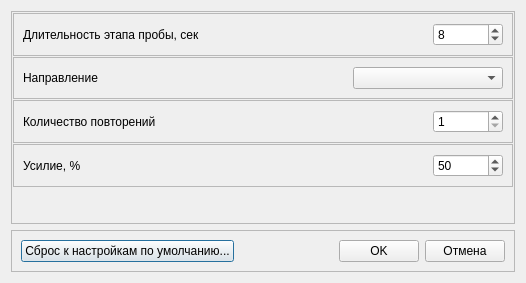
<?xml version="1.0" encoding="UTF-8"?>
<ui version="4.0">
 <class>StepOffsetParamsDialog</class>
 <widget class="QDialog" name="StepOffsetParamsDialog">
  <property name="geometry">
   <rect>
    <x>0</x>
    <y>0</y>
    <width>526</width>
    <height>283</height>
   </rect>
  </property>
  <property name="windowTitle">
   <string>Параметры теста &quot;Ступени&quot;</string>
  </property>
  <layout class="QVBoxLayout" name="verticalLayout">
   <item>
    <widget class="QFrame" name="frame">
     <property name="frameShape">
      <enum>QFrame::StyledPanel</enum>
     </property>
     <property name="frameShadow">
      <enum>QFrame::Raised</enum>
     </property>
     <layout class="QVBoxLayout" name="verticalLayout_2">
      <property name="spacing">
       <number>1</number>
      </property>
      <property name="leftMargin">
       <number>1</number>
      </property>
      <property name="topMargin">
       <number>1</number>
      </property>
      <property name="rightMargin">
       <number>1</number>
      </property>
      <property name="bottomMargin">
       <number>1</number>
      </property>
      <item>
       <widget class="QFrame" name="frStageTime">
        <property name="frameShape">
         <enum>QFrame::StyledPanel</enum>
        </property>
        <property name="frameShadow">
         <enum>QFrame::Raised</enum>
        </property>
        <layout class="QHBoxLayout" name="horizontalLayout">
         <item>
          <widget class="QLabel" name="lblStageTime">
           <property name="text">
            <string>Длительность этапа пробы, сек</string>
           </property>
          </widget>
         </item>
         <item>
          <spacer name="horizontalSpacer">
           <property name="orientation">
            <enum>Qt::Horizontal</enum>
           </property>
           <property name="sizeHint" stdset="0">
            <size>
             <width>40</width>
             <height>20</height>
            </size>
           </property>
          </spacer>
         </item>
         <item>
          <widget class="QSpinBox" name="edStageTime">
           <property name="minimumSize">
            <size>
             <width>70</width>
             <height>0</height>
            </size>
           </property>
           <property name="minimum">
            <number>1</number>
           </property>
           <property name="maximum">
            <number>30</number>
           </property>
           <property name="value">
            <number>8</number>
           </property>
          </widget>
         </item>
        </layout>
       </widget>
      </item>
      <item>
       <widget class="QFrame" name="frDirection">
        <property name="frameShape">
         <enum>QFrame::StyledPanel</enum>
        </property>
        <property name="frameShadow">
         <enum>QFrame::Raised</enum>
        </property>
        <layout class="QHBoxLayout" name="horizontalLayout_2">
         <item>
          <widget class="QLabel" name="lblDirection">
           <property name="text">
            <string>Направление</string>
           </property>
          </widget>
         </item>
         <item>
          <spacer name="horizontalSpacer_2">
           <property name="orientation">
            <enum>Qt::Horizontal</enum>
           </property>
           <property name="sizeHint" stdset="0">
            <size>
             <width>40</width>
             <height>20</height>
            </size>
           </property>
          </spacer>
         </item>
         <item>
          <widget class="QComboBox" name="cbDirection">
           <property name="minimumSize">
            <size>
             <width>150</width>
             <height>0</height>
            </size>
           </property>
          </widget>
         </item>
        </layout>
       </widget>
      </item>
      <item>
       <widget class="QFrame" name="frRepeatCount">
        <property name="frameShape">
         <enum>QFrame::StyledPanel</enum>
        </property>
        <property name="frameShadow">
         <enum>QFrame::Raised</enum>
        </property>
        <layout class="QHBoxLayout" name="horizontalLayout_3">
         <item>
          <widget class="QLabel" name="lblRepeatCount">
           <property name="text">
            <string>Количество повторений</string>
           </property>
          </widget>
         </item>
         <item>
          <spacer name="horizontalSpacer_3">
           <property name="orientation">
            <enum>Qt::Horizontal</enum>
           </property>
           <property name="sizeHint" stdset="0">
            <size>
             <width>40</width>
             <height>20</height>
            </size>
           </property>
          </spacer>
         </item>
         <item>
          <widget class="QSpinBox" name="edRepeatCount">
           <property name="minimumSize">
            <size>
             <width>70</width>
             <height>0</height>
            </size>
           </property>
           <property name="minimum">
            <number>1</number>
           </property>
           <property name="maximum">
            <number>10</number>
           </property>
          </widget>
         </item>
        </layout>
       </widget>
      </item>
      <item>
       <widget class="QFrame" name="frForce">
        <property name="frameShape">
         <enum>QFrame::StyledPanel</enum>
        </property>
        <property name="frameShadow">
         <enum>QFrame::Raised</enum>
        </property>
        <layout class="QHBoxLayout" name="horizontalLayout_4">
         <item>
          <widget class="QLabel" name="lblForce">
           <property name="text">
            <string>Усилие, %</string>
           </property>
          </widget>
         </item>
         <item>
          <spacer name="horizontalSpacer_4">
           <property name="orientation">
            <enum>Qt::Horizontal</enum>
           </property>
           <property name="sizeHint" stdset="0">
            <size>
             <width>282</width>
             <height>20</height>
            </size>
           </property>
          </spacer>
         </item>
         <item>
          <widget class="QSpinBox" name="edForce">
           <property name="minimumSize">
            <size>
             <width>70</width>
             <height>0</height>
            </size>
           </property>
           <property name="minimum">
            <number>20</number>
           </property>
           <property name="maximum">
            <number>100</number>
           </property>
           <property name="singleStep">
            <number>10</number>
           </property>
           <property name="value">
            <number>50</number>
           </property>
          </widget>
         </item>
        </layout>
       </widget>
      </item>
      <item>
       <spacer name="verticalSpacer">
        <property name="orientation">
         <enum>Qt::Vertical</enum>
        </property>
        <property name="sizeHint" stdset="0">
         <size>
          <width>20</width>
          <height>40</height>
         </size>
        </property>
       </spacer>
      </item>
     </layout>
    </widget>
   </item>
   <item>
    <widget class="QFrame" name="frame_3">
     <property name="frameShape">
      <enum>QFrame::StyledPanel</enum>
     </property>
     <property name="frameShadow">
      <enum>QFrame::Raised</enum>
     </property>
     <layout class="QHBoxLayout" name="horizontalLayout_11">
      <item>
       <widget class="QPushButton" name="btnDefault">
        <property name="text">
         <string>Сброс к настройкам по умолчанию...</string>
        </property>
       </widget>
      </item>
      <item>
       <spacer name="horizontalSpacer_8">
        <property name="orientation">
         <enum>Qt::Horizontal</enum>
        </property>
        <property name="sizeHint" stdset="0">
         <size>
          <width>40</width>
          <height>20</height>
         </size>
        </property>
       </spacer>
      </item>
      <item>
       <widget class="QPushButton" name="btnOK">
        <property name="text">
         <string>OK</string>
        </property>
       </widget>
      </item>
      <item>
       <widget class="QPushButton" name="btnCancel">
        <property name="text">
         <string>Отмена</string>
        </property>
       </widget>
      </item>
     </layout>
    </widget>
   </item>
  </layout>
 </widget>
 <resources/>
 <connections>
  <connection>
   <sender>btnOK</sender>
   <signal>clicked()</signal>
   <receiver>StepOffsetParamsDialog</receiver>
   <slot>on_ok()</slot>
   <hints>
    <hint type="sourcelabel">
     <x>350</x>
     <y>217</y>
    </hint>
    <hint type="destinationlabel">
     <x>466</x>
     <y>180</y>
    </hint>
   </hints>
  </connection>
  <connection>
   <sender>btnCancel</sender>
   <signal>clicked()</signal>
   <receiver>StepOffsetParamsDialog</receiver>
   <slot>on_cancel()</slot>
   <hints>
    <hint type="sourcelabel">
     <x>389</x>
     <y>222</y>
    </hint>
    <hint type="destinationlabel">
     <x>467</x>
     <y>205</y>
    </hint>
   </hints>
  </connection>
  <connection>
   <sender>btnDefault</sender>
   <signal>clicked()</signal>
   <receiver>StepOffsetParamsDialog</receiver>
   <slot>on_default()</slot>
   <hints>
    <hint type="sourcelabel">
     <x>158</x>
     <y>220</y>
    </hint>
    <hint type="destinationlabel">
     <x>470</x>
     <y>233</y>
    </hint>
   </hints>
  </connection>
 </connections>
 <slots>
  <slot>on_ok()</slot>
  <slot>on_cancel()</slot>
  <slot>on_default()</slot>
 </slots>
</ui>
